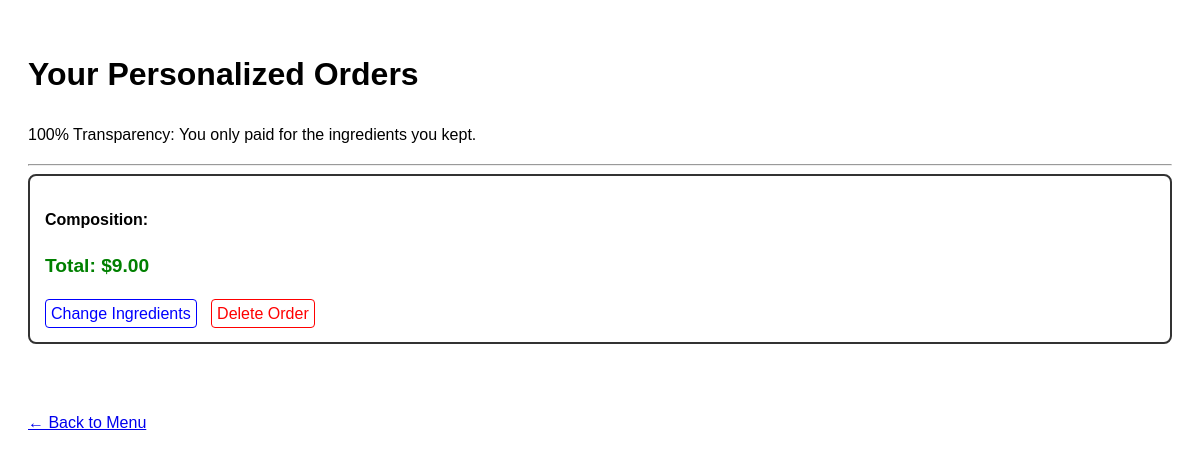
/orders (signed in), run on an earlier commit of the app's database.
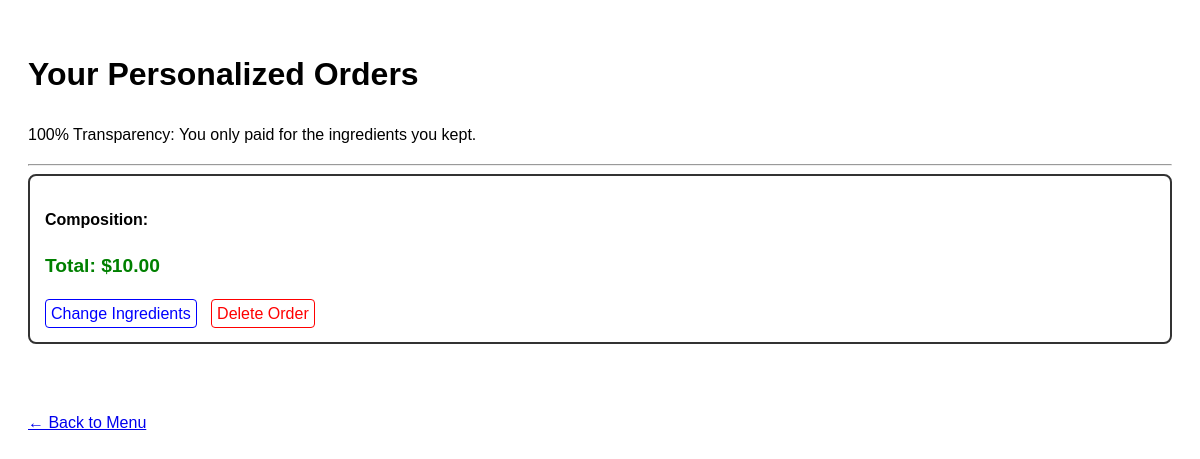
And on a later commit of the database.
### app.py (models this page shows)
class Order(db.Model):
    id = db.Column(db.Integer, primary_key=True)
    user_id = db.Column(db.Integer, db.ForeignKey('user.id'))
    items_json = db.Column(db.Text)
    total_price = db.Column(db.Float)

### app.py (the view)
@app.route('/orders')
def view_orders():
    user_orders = Order.query.filter_by(user_id=session['user_id']).all()
    return render_template('orders.html', orders=user_orders)

### templates/orders.html (shortened to what this page needs)
<!DOCTYPE html>
<html>
<head>
</head>
<body>
    <h1>Your Personalized Orders</h1>
    <p>100% Transparency: You only paid for the ingredients you kept.</p>
    <hr>
    {% if not orders %}
        <p>Your lunchbox is empty. <a href="/">Go build a meal!</a></p>
    {% else %}
        {% for o in orders %}
            <div class="order-card">
                <p><strong>Composition:</strong> {{ o.details }}</p>
                <p class="price">Total: ${{ "%.2f"|format(o.total_price) }}</p>
                <a href="/edit_order/{{ o.id }}" class="btn-edit">Change Ingredients</a>
                <a href="/delete_order/{{ o.id }}" class="btn-delete">Delete Order</a>
            </div>
        {% endfor %}
    {% endif %}
    <br><br>
    <a href="/">← Back to Menu</a>
</body>
</html>

### templates/orders.html (style rules this page uses)
body { font-family: sans-serif; padding: 20px; line-height: 1.6; }
.order-card { border: 2px solid #333; padding: 15px; border-radius: 8px; margin-bottom: 15px; }
.price { font-weight: bold; color: green; font-size: 1.2em; }
.btn-edit { color: blue; text-decoration: none; border: 1px solid blue; padding: 5px; border-radius: 4px; }
.btn-delete { color: red; text-decoration: none; border: 1px solid red; padding: 5px; border-radius: 4px; margin-left: 10px; }

What changed in the data, as far as the page shows it:
removed Order: total_price "9.00"
added Order: total_price "10.00"
